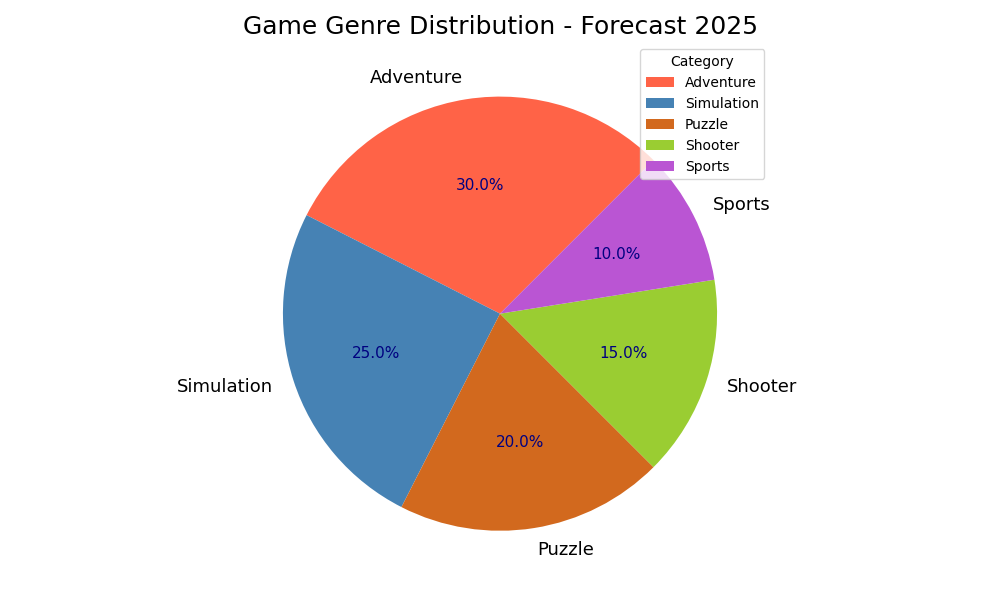

Source code (Python):
import matplotlib.pyplot as plt

genres = ['Adventure', 'Simulation', 'Puzzle', 'Shooter', 'Sports']
market_share = [30, 25, 20, 15, 10]
new_colors = ['#FF6347', '#4682B4', '#D2691E', '#9ACD32', '#BA55D3']

fig, ax = plt.subplots(figsize=(10, 6))
wedges, texts, autotexts = ax.pie(
    market_share, 
    labels=genres, 
    colors=new_colors, 
    autopct='%1.1f%%', 
    startangle=45
)

plt.title('Game Genre Distribution - Forecast 2025', fontsize=18, fontweight='normal')
ax.legend(wedges, ['Adventure', 'Simulation', 'Puzzle', 'Shooter', 'Sports'], title="Category", loc="upper right")

plt.setp(autotexts, size=11, weight='normal', color='navy')
plt.setp(texts, size=13)

plt.tight_layout()
plt.show()
